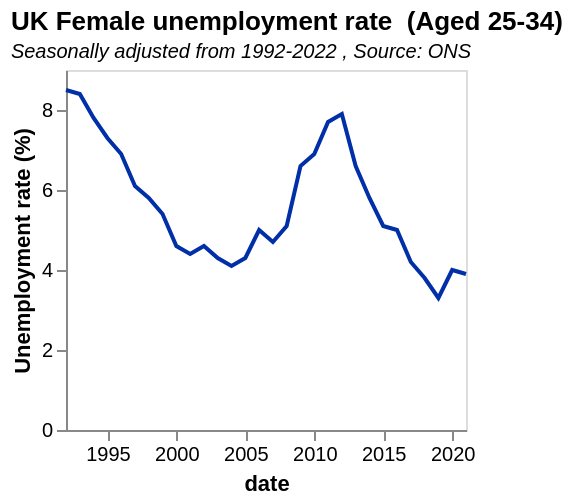

Vega-Lite specification for this chart:
### Vega-Lite specification from a JSON file in a GitHub repository (floating-point values rounded to 4 significant figures)
{"$schema": "https://vega.github.io/schema/vega-lite/v5.json", "data": {"values": [{"date": "1992", "label": "1992", "month": "", "quarter": "", "sourceDataset": "LMS", "updateDate": "2015-10-13T23:00:00.000Z", "value": "8.5", "year": "1992"}, {"date": "1993", "label": "1993", "month": "", "quarter": "", "sourceDataset": "LMS", "updateDate": "2015-10-13T23:00:00.000Z", "value": "8.4", "year": "1993"}, {"date": "1994", "label": "1994", "month": "", "quarter": "", "sourceDataset": "LMS", "updateDate": "2015-10-13T23:00:00.000Z", "value": "7.8", "year": "1994"}, {"date": "1995", "label": "1995", "month": "", "quarter": "", "sourceDataset": "LMS", "updateDate": "2015-10-13T23:00:00.000Z", "value": "7.3", "year": "1995"}, {"date": "1996", "label": "1996", "month": "", "quarter": "", "sourceDataset": "LMS", "updateDate": "2015-10-13T23:00:00.000Z", "value": "6.9", "year": "1996"}, {"date": "1997", "label": "1997", "month": "", "quarter": "", "sourceDataset": "LMS", "updateDate": "2015-10-13T23:00:00.000Z", "value": "6.1", "year": "1997"}, {"date": "1998", "label": "1998", "month": "", "quarter": "", "sourceDataset": "LMS", "updateDate": "2015-10-13T23:00:00.000Z", "value": "5.8", "year": "1998"}, {"date": "1999", "label": "1999", "month": "", "quarter": "", "sourceDataset": "LMS", "updateDate": "2015-10-13T23:00:00.000Z", "value": "5.4", "year": "1999"}, {"date": "2000", "label": "2000", "month": "", "quarter": "", "sourceDataset": "LMS", "updateDate": "2015-10-13T23:00:00.000Z", "value": "4.6", "year": "2000"}, {"date": "2001", "label": "2001", "month": "", "quarter": "", "sourceDataset": "LMS", "updateDate": "2015-10-13T23:00:00.000Z", "value": "4.4", "year": "2001"}, {"date": "2002", "label": "2002", "month": "", "quarter": "", "sourceDataset": "LMS", "updateDate": "2015-10-13T23:00:00.000Z", "value": "4.6", "year": "2002"}, {"date": "2003", "label": "2003", "month": "", "quarter": "", "sourceDataset": "LMS", "updateDate": "2015-10-13T23:00:00.000Z", "value": "4.3", "year": "2003"}, {"date": "2004", "label": "2004", "month": "", "quarter": "", "sourceDataset": "LMS", "updateDate": "2015-10-13T23:00:00.000Z", "value": "4.1", "year": "2004"}, {"date": "2005", "label": "2005", "month": "", "quarter": "", "sourceDataset": "LMS", "updateDate": "2015-10-13T23:00:00.000Z", "value": "4.3", "year": "2005"}, {"date": "2006", "label": "2006", "month": "", "quarter": "", "sourceDataset": "LMS", "updateDate": "2015-10-13T23:00:00.000Z", "value": "5.0", "year": "2006"}, {"date": "2007", "label": "2007", "month": "", "quarter": "", "sourceDataset": "LMS", "updateDate": "2015-10-13T23:00:00.000Z", "value": "4.7", "year": "2007"}, {"date": "2008", "label": "2008", "month": "", "quarter": "", "sourceDataset": "LMS", "updateDate": "2015-10-13T23:00:00.000Z", "value": "5.1", "year": "2008"}, {"date": "2009", "label": "2009", "month": "", "quarter": "", "sourceDataset": "LMS", "updateDate": "2015-10-13T23:00:00.000Z", "value": "6.6", "year": "2009"}, {"date": "2010", "label": "2010", "month": "", "quarter": "", "sourceDataset": "LMS", "updateDate": "2015-10-13T23:00:00.000Z", "value": "6.9", "year": "2010"}, {"date": "2011", "label": "2011", "month": "", "quarter": "", "sourceDataset": "LMS", "updateDate": "2015-10-13T23:00:00.000Z", "value": "7.7", "year": "2011"}, {"date": "2012", "label": "2012", "month": "", "quarter": "", "sourceDataset": "LMS", "updateDate": "2015-10-13T23:00:00.000Z", "value": "7.9", "year": "2012"}, {"date": "2013", "label": "2013", "month": "", "quarter": "", "sourceDataset": "LMS", "updateDate": "2015-10-13T23:00:00.000Z", "value": "6.6", "year": "2013"}, {"date": "2014", "label": "2014", "month": "", "quarter": "", "sourceDataset": "LMS", "updateDate": "2017-05-16T23:00:00.000Z", "value": "5.8", "year": "2014"}, {"date": "2015", "label": "2015", "month": "", "quarter": "", "sourceDataset": "LMS", "updateDate": "2016-03-16T09:30:00.000Z", "value": "5.1", "year": "2015"}, {"date": "2016", "label": "2016", "month": "", "quarter": "", "sourceDataset": "LMS", "updateDate": "2017-02-15T00:00:00.000Z", "value": "5.0", "year": "2016"}, {"date": "2017", "label": "2017", "month": "", "quarter": "", "sourceDataset": "LMS", "updateDate": "2019-02-19T00:00:00.000Z", "value": "4.2", "year": "2017"}, {"date": "2018", "label": "2018", "month": "", "quarter": "", "sourceDataset": "LMS", "updateDate": "2019-02-19T00:00:00.000Z", "value": "3.8", "year": "2018"}, {"date": "2019", "label": "2019", "month": "", "quarter": "", "sourceDataset": "LMS", "updateDate": "2020-02-18T00:00:00.000Z", "value": "3.3", "year": "2019"}, {"date": "2020", "label": "2020", "month": "", "quarter": "", "sourceDataset": "LMS", "updateDate": "2022-08-15T23:00:00.000Z", "value": "4.0", "year": "2020"}, {"date": "2021", "label": "2021", "month": "", "quarter": "", "sourceDataset": "LMS", "updateDate": "2022-08-15T23:00:00.000Z", "value": "3.9", "year": "2021"}], "format": {"parse": {"date": "date"}}}, "title": {"text": "UK Female unemployment rate  (Aged 25-34) ", "subtitle": "Seasonally adjusted from 1992-2022 , Source: ONS", "subtitleFontStyle": "italic", "subtitleFontSize": 10, "anchor": "start", "color": "black"}, "width": 200, "height": 180, "mark": {"type": "line", "color": "rgb(0,47,167"}, "encoding": {"x": {"field": "date", "type": "temporal", "axis": {"grid": false}}, "y": {"field": "value", "type": "quantitative", "axis": {"grid": false}, "title": "Unemployment rate (%)"}}, "config": {}, "transform": [{"calculate": "datum.Totals/1000", "as": "billions"}]}
